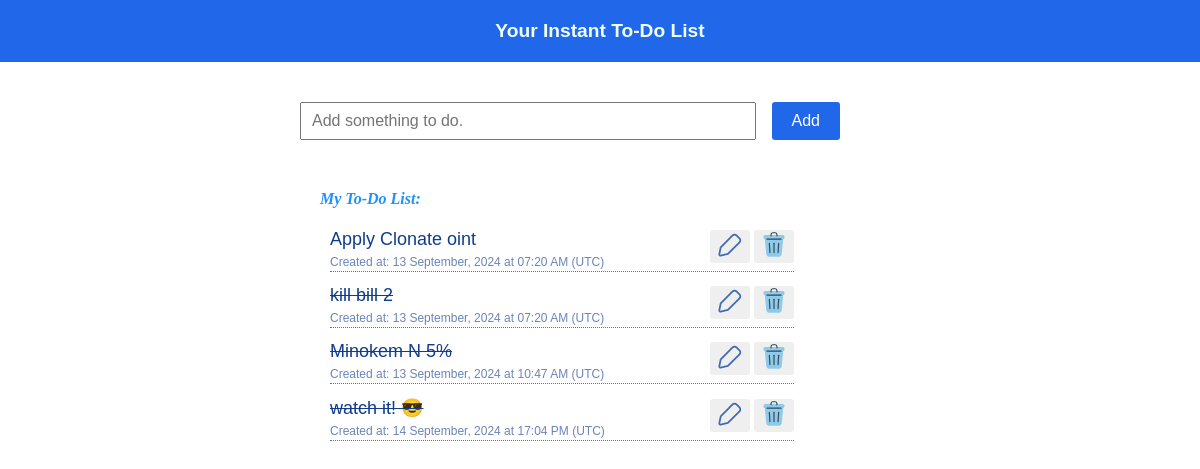
Before: / with the older database file.
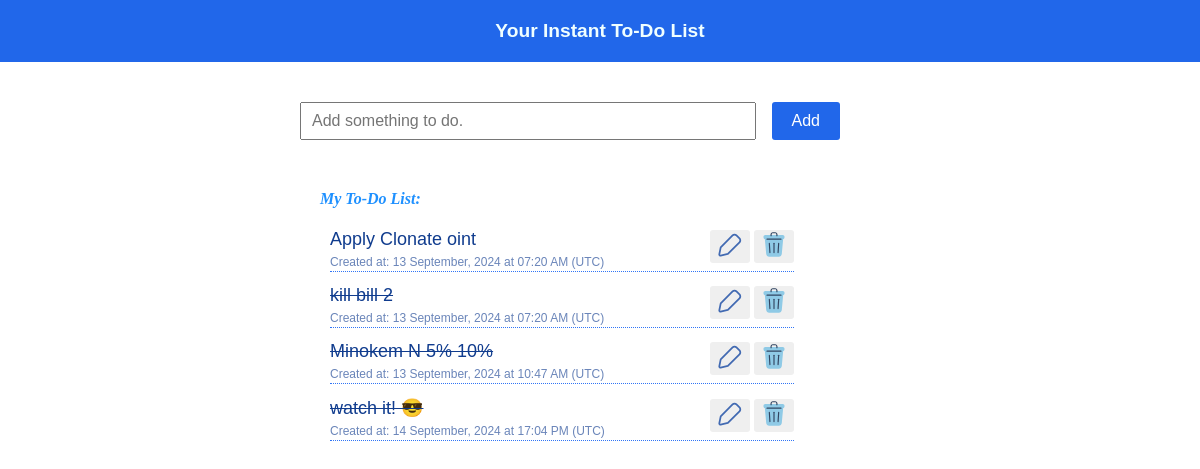
After: the same page with the newer database file.
### app.py (models this page shows, shortened)
class Todo(db.Model):
    __tablename__ = 'todo'
    id = db.Column(db.Integer, primary_key=True)
    item = db.Column(db.String(100), nullable=False)
    created_at = db.Column(db.DateTime(timezone=True), server_default=func.now(), nullable=True)
    is_complete = db.Column(db.Boolean, default=False, nullable=True)
    def verbose_time(self):
        return self.created_at.strftime("%d %B, %Y at %H:%M %p")

### app.py (the view)
@app.route("/", methods=["GET", "POST"])
def home():
    if request.method == "POST":
        new_item = request.form["item"]
        db.session.add(Todo(item=new_item))
        db.session.commit()
        return redirect(url_for('home'))
    todos = Todo.query.all()
    return render_template('home.html', items=todos)

### templates/home.html (shortened to what this page needs)
<!DOCTYPE html>
<html lang="en">
<head>
</head>
<body style="margin: 0%; position: relative;">
    <h2 style="
        font-family: Arial, Helvetica, sans-serif;
        font-size: larger; text-align: center; background-color: rgb(33, 103, 234);
        margin-top: 0px; padding-top: 20px; padding-bottom: 20px;
        color: azure;
        ">
        Your Instant To-Do List
    </h2>
    <div style="margin-top: 5vh; display: flex; justify-content: center;">
        <div style="width: 60%; max-width: 600px;">
            <form method="post" style="width: 90%; display: flex; align-items: center; justify-content: space-between;">
                <input style="width: 80%; padding: 8px 10px; font-size: medium;"
                    type="text"
                    name="item"
                    placeholder="Add something to do."
                    required
                />
                <input style="
                    background-color: rgb(33, 103, 234); color: white; border: none; padding: 10px 20px;
                    font-size: medium; font-family: Arial, Helvetica, sans-serif; border-radius: 3px;"
                    type="submit"
                    value="Add"
                />
            </form>
            <div style="margin-left: 20px; margin-top: 50px;">
                <p style="color:dodgerblue; font-weight: 800;"><em>My To-Do List:</em></p>
                <ul style="list-style-type: none; width: 80%; box-sizing: border-box; padding: 0 0; margin-left: 10px;">
                    {% for item in items %}
                        <li id="item-entry" data-id="item-{{ item.id }}"
                            style="margin: 8px 0; font-family: Arial, Helvetica, sans-serif; font-size: large;
                            font-weight: 400; color: rgb(16, 60, 142); border-bottom: 1px dotted rgb(48, 117, 246);">
                            <div id="item-display-full" data-id="item-{{item.id}}" hidden="false"
                                style="display: flex; justify-content: space-between; align-items: center;">
                                <div id="item-content" style="display: flex; flex-direction: column; flex-wrap: wrap;">
                                    {% if not item.is_complete %}
                                        <div id="item-text" style="margin: 5px 0;">{{item.item}}</div>
                                    {% else %}
                                        <div id="item-text" style="margin: 5px 0; text-decoration: line-through;">{{item.item}}</div>
                                    {% endif %}
                                    <div style="font-size: 12px; color: rgba(16, 60, 142, 0.623); margin-bottom: 2px;">
                                        Created at: {{ item.verbose_time() }} (UTC)
                                    </div>
                                </div>
                                <div style="display: flex; justify-content: space-around; gap: 4px;">
                                    {% include('item-buttons.html') %}
                                </div>
                            </div>
                        </li>
                    {% endfor %}
                </ul>
            </div>
        </div>
    </div>
</body>
</html>

### templates/item-buttons.html (shortened to what this page needs)
<button id="item-edit-btn" title="Edit item" type="submit"
    style="border: none; border-radius: 3px; margin-bottom: 2px;">
</button>
<button title="Delete item" id="remBtn" type="submit" onclick="removeItem({{item.id}})"
    style="border: none; border-radius: 3px; margin-bottom: 2px;">
</button>

Changed rows visible on the page:
changed Todo: item "Minokem N 5%" → "Minokem N 5% 10%"
